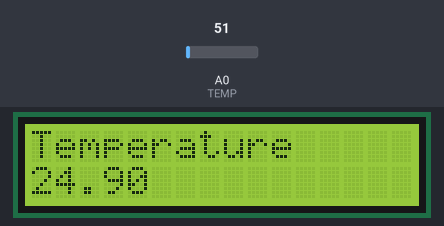
A sketch run on a simulated Arduino Uno, built with avr-gcc and run on an emulated ATmega328P. Shown: 16×2 character LCD. The inputs (shaded band) are chosen by the test bench; at power-on: A0 (TEMP) = 51.

Above: at 1.2 s.
1.3 s: A0 (TEMP) set to 61
At 1.8 s:
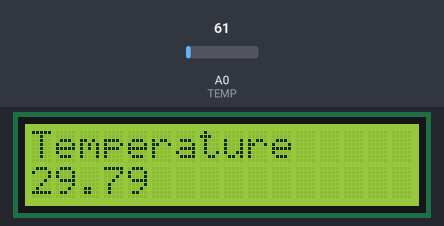
2.8 s: A0 (TEMP) set to 71
At 4.0 s:
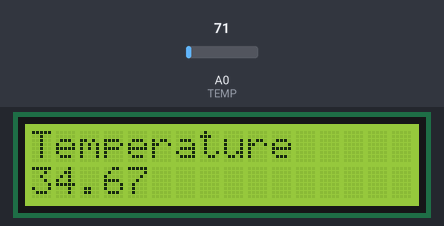
4.3 s: A0 (TEMP) set to 86
At 5.2 s:
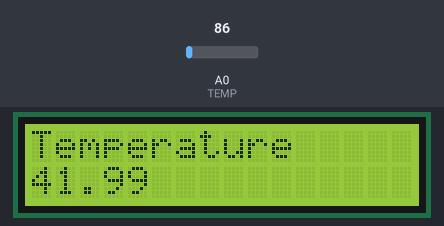
Timing chart, 0 to 7.3 s (numbered marks = the images above; inputs shaded):
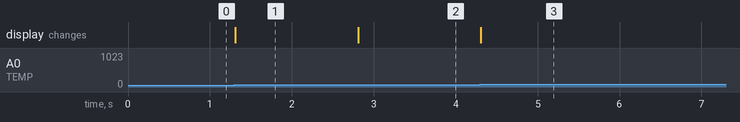

The sketch:

CLCD.ino
```cpp
/*WAP to print temperature from temperature sensor on clcd*/

/*to clcd along i2c*/

#include <Wire.h>
#include <LiquidCrystal_I2C.h>

#define TEMP     A0

//create obj called lcd of class LiquidCrystal_I2C
LiquidCrystal_I2C lcd( 0x27 , 16 , 2);

void setup()
{

  lcd.init();
  lcd.backlight();
  lcd.clear();
  lcd.home();

  lcd.setCursor(0,0);
  lcd.print("Temperature");

}

float temperature;
String temp;


void loop()
{
  //read analog value from A0 pin (0 to 1023) * 4.9mv/10mv
        temperature = (((analogRead(TEMP) * (float) 5/1024)) / (float) 0.01);

        temp = String(temperature, 2);   //float to string and reading ony 2 fields after decimal
        lcd.setCursor(0,1);
        lcd.print(temp);


}
```

Measured:
- after the input at 1.3 s, the display: changes at once (image 1)
- after the input at 2.8 s, the display: changes at once (image 2)
- after the input at 4.3 s, the display: changes at once (image 3)
